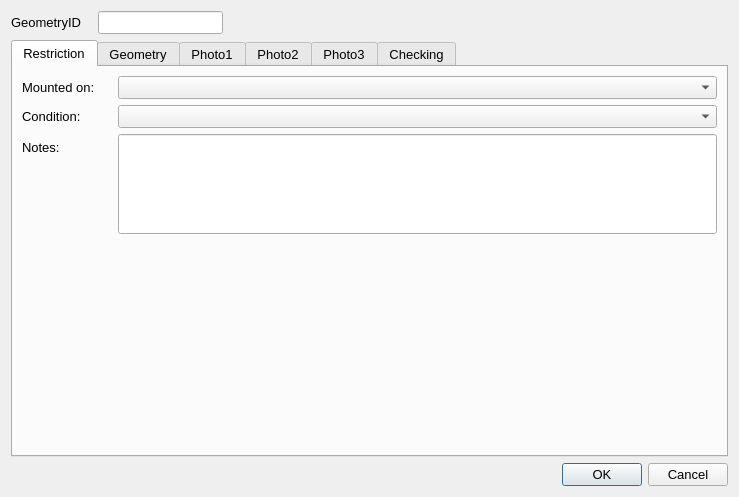
<?xml version="1.0" encoding="UTF-8"?>
<ui version="4.0">
 <class>Dialog</class>
 <widget class="QDialog" name="Dialog">
  <property name="geometry">
   <rect>
    <x>0</x>
    <y>0</y>
    <width>739</width>
    <height>497</height>
   </rect>
  </property>
  <property name="sizePolicy">
   <sizepolicy hsizetype="Fixed" vsizetype="Fixed">
    <horstretch>0</horstretch>
    <verstretch>0</verstretch>
   </sizepolicy>
  </property>
  <property name="maximumSize">
   <size>
    <width>750</width>
    <height>550</height>
   </size>
  </property>
  <property name="font">
   <font>
    <pointsize>10</pointsize>
   </font>
  </property>
  <property name="windowTitle">
   <string>Dialog</string>
  </property>
  <layout class="QGridLayout" name="gridLayout">
   <item row="2" column="2">
    <widget class="QDialogButtonBox" name="button_box">
     <property name="orientation">
      <enum>Qt::Horizontal</enum>
     </property>
     <property name="standardButtons">
      <set>QDialogButtonBox::Cancel|QDialogButtonBox::Ok</set>
     </property>
    </widget>
   </item>
   <item row="0" column="1">
    <widget class="QLineEdit" name="GeometryID">
     <property name="sizePolicy">
      <sizepolicy hsizetype="Preferred" vsizetype="Preferred">
       <horstretch>0</horstretch>
       <verstretch>0</verstretch>
      </sizepolicy>
     </property>
     <property name="font">
      <font>
       <pointsize>10</pointsize>
      </font>
     </property>
     <property name="inputMask">
      <string/>
     </property>
     <property name="readOnly">
      <bool>true</bool>
     </property>
     <property name="placeholderText">
      <string/>
     </property>
    </widget>
   </item>
   <item row="1" column="0" colspan="3">
    <widget class="QTabWidget" name="Details">
     <property name="sizePolicy">
      <sizepolicy hsizetype="Expanding" vsizetype="Expanding">
       <horstretch>0</horstretch>
       <verstretch>0</verstretch>
      </sizepolicy>
     </property>
     <property name="minimumSize">
      <size>
       <width>0</width>
       <height>0</height>
      </size>
     </property>
     <property name="font">
      <font>
       <pointsize>10</pointsize>
      </font>
     </property>
     <property name="cursor">
      <cursorShape>IBeamCursor</cursorShape>
     </property>
     <property name="mouseTracking">
      <bool>true</bool>
     </property>
     <property name="acceptDrops">
      <bool>true</bool>
     </property>
     <property name="currentIndex">
      <number>0</number>
     </property>
     <widget class="QWidget" name="RestrictionDetails">
      <property name="focusPolicy">
       <enum>Qt::NoFocus</enum>
      </property>
      <attribute name="title">
       <string>Restriction</string>
      </attribute>
      <layout class="QFormLayout" name="formLayout">
       <property name="fieldGrowthPolicy">
        <enum>QFormLayout::AllNonFixedFieldsGrow</enum>
       </property>
       <item row="2" column="0">
        <widget class="QLabel" name="label_7">
         <property name="text">
          <string>Mounted on:</string>
         </property>
        </widget>
       </item>
       <item row="2" column="1">
        <widget class="QComboBox" name="EV_ChargingPointTypeID"/>
       </item>
       <item row="3" column="0">
        <widget class="QLabel" name="lbl_Condition">
         <property name="minimumSize">
          <size>
           <width>90</width>
           <height>16</height>
          </size>
         </property>
         <property name="font">
          <font>
           <pointsize>10</pointsize>
          </font>
         </property>
         <property name="text">
          <string>Condition:</string>
         </property>
        </widget>
       </item>
       <item row="3" column="1">
        <widget class="QComboBox" name="AssetConditionTypeID"/>
       </item>
       <item row="7" column="0">
        <widget class="QLabel" name="lbl_Notes">
         <property name="text">
          <string>Notes:</string>
         </property>
        </widget>
       </item>
       <item row="7" column="1">
        <widget class="QLineEdit" name="Notes">
         <property name="minimumSize">
          <size>
           <width>0</width>
           <height>100</height>
          </size>
         </property>
         <property name="alignment">
          <set>Qt::AlignLeading|Qt::AlignLeft|Qt::AlignTop</set>
         </property>
        </widget>
       </item>
      </layout>
     </widget>
     <widget class="QWidget" name="Geometry">
      <attribute name="title">
       <string>Geometry</string>
      </attribute>
      <layout class="QFormLayout" name="formLayout_2">
       <property name="fieldGrowthPolicy">
        <enum>QFormLayout::AllNonFixedFieldsGrow</enum>
       </property>
       <item row="0" column="0">
        <widget class="QLabel" name="lbl_RoadName">
         <property name="minimumSize">
          <size>
           <width>90</width>
           <height>16</height>
          </size>
         </property>
         <property name="font">
          <font>
           <pointsize>10</pointsize>
          </font>
         </property>
         <property name="text">
          <string>Road Name:</string>
         </property>
        </widget>
       </item>
       <item row="0" column="1">
        <widget class="QLineEdit" name="RoadName"/>
       </item>
       <item row="1" column="0">
        <widget class="QLabel" name="lbl_USRN">
         <property name="minimumSize">
          <size>
           <width>90</width>
           <height>16</height>
          </size>
         </property>
         <property name="font">
          <font>
           <pointsize>10</pointsize>
          </font>
         </property>
         <property name="text">
          <string>USRN:</string>
         </property>
        </widget>
       </item>
       <item row="1" column="1">
        <widget class="QLineEdit" name="USRN"/>
       </item>
       <item row="3" column="1">
        <spacer name="verticalSpacer">
         <property name="orientation">
          <enum>Qt::Vertical</enum>
         </property>
         <property name="sizeHint" stdset="0">
          <size>
           <width>20</width>
           <height>40</height>
          </size>
         </property>
        </spacer>
       </item>
       <item row="4" column="0">
        <widget class="QLabel" name="label_8">
         <property name="text">
          <string>Last Update Date:</string>
         </property>
        </widget>
       </item>
       <item row="4" column="1">
        <widget class="QDateTimeEdit" name="Signs_DateTime">
         <property name="readOnly">
          <bool>true</bool>
         </property>
        </widget>
       </item>
       <item row="5" column="0">
        <widget class="QLabel" name="label_2">
         <property name="text">
          <string>Last Changed By:</string>
         </property>
        </widget>
       </item>
       <item row="5" column="1">
        <widget class="QLineEdit" name="Surveyor"/>
       </item>
       <item row="6" column="0">
        <widget class="QLabel" name="label_9">
         <property name="text">
          <string>RestrictionID:</string>
         </property>
        </widget>
       </item>
       <item row="6" column="1">
        <widget class="QLineEdit" name="RestrictionID"/>
       </item>
      </layout>
     </widget>
     <widget class="QWidget" name="PhotoTab_01">
      <attribute name="title">
       <string>Photo1</string>
      </attribute>
      <layout class="QGridLayout" name="gridLayout_2">
       <item row="1" column="0">
        <widget class="QPushButton" name="startCamera1">
         <property name="maximumSize">
          <size>
           <width>150</width>
           <height>16777215</height>
          </size>
         </property>
         <property name="text">
          <string>open Camera</string>
         </property>
         <property name="icon">
          <iconset>
           <normaloff>../../../../PC18-26 Carnegie Library Lambeth/Mapping/Templates/camara_foto.png</normaloff>../../../../PC18-26 Carnegie Library Lambeth/Mapping/Templates/camara_foto.png</iconset>
         </property>
         <property name="checkable">
          <bool>true</bool>
         </property>
         <property name="autoDefault">
          <bool>false</bool>
         </property>
         <property name="default">
          <bool>false</bool>
         </property>
        </widget>
       </item>
       <item row="1" column="2">
        <widget class="QPushButton" name="getPhoto1">
         <property name="maximumSize">
          <size>
           <width>150</width>
           <height>16777215</height>
          </size>
         </property>
         <property name="text">
          <string>take Photo</string>
         </property>
         <property name="icon">
          <iconset>
           <normaloff>../../../../PC18-26 Carnegie Library Lambeth/Mapping/Templates/take-photo-icon-21.jpg</normaloff>../../../../PC18-26 Carnegie Library Lambeth/Mapping/Templates/take-photo-icon-21.jpg</iconset>
         </property>
         <property name="checkable">
          <bool>false</bool>
         </property>
         <property name="autoDefault">
          <bool>false</bool>
         </property>
        </widget>
       </item>
       <item row="0" column="0">
        <widget class="QLabel" name="Photo_Widget_01">
         <property name="sizePolicy">
          <sizepolicy hsizetype="Fixed" vsizetype="Fixed">
           <horstretch>0</horstretch>
           <verstretch>0</verstretch>
          </sizepolicy>
         </property>
         <property name="maximumSize">
          <size>
           <width>640</width>
           <height>480</height>
          </size>
         </property>
         <property name="autoFillBackground">
          <bool>true</bool>
         </property>
         <property name="text">
          <string>No photo</string>
         </property>
        </widget>
       </item>
      </layout>
     </widget>
     <widget class="QWidget" name="PhotoTab_02">
      <attribute name="title">
       <string>Photo2</string>
      </attribute>
      <layout class="QGridLayout" name="gridLayout_4">
       <item row="0" column="0">
        <widget class="QLabel" name="Photo_Widget_02">
         <property name="sizePolicy">
          <sizepolicy hsizetype="Fixed" vsizetype="Fixed">
           <horstretch>0</horstretch>
           <verstretch>0</verstretch>
          </sizepolicy>
         </property>
         <property name="maximumSize">
          <size>
           <width>640</width>
           <height>480</height>
          </size>
         </property>
         <property name="autoFillBackground">
          <bool>true</bool>
         </property>
         <property name="text">
          <string>No photo</string>
         </property>
        </widget>
       </item>
       <item row="1" column="0">
        <widget class="QPushButton" name="startCamera2">
         <property name="maximumSize">
          <size>
           <width>150</width>
           <height>16777215</height>
          </size>
         </property>
         <property name="text">
          <string>open Camera</string>
         </property>
         <property name="icon">
          <iconset>
           <normaloff>../../../../PC18-26 Carnegie Library Lambeth/Mapping/Templates/camara_foto.png</normaloff>../../../../PC18-26 Carnegie Library Lambeth/Mapping/Templates/camara_foto.png</iconset>
         </property>
         <property name="checkable">
          <bool>true</bool>
         </property>
         <property name="autoDefault">
          <bool>false</bool>
         </property>
         <property name="default">
          <bool>false</bool>
         </property>
        </widget>
       </item>
       <item row="1" column="1">
        <widget class="QPushButton" name="getPhoto2">
         <property name="maximumSize">
          <size>
           <width>150</width>
           <height>16777215</height>
          </size>
         </property>
         <property name="text">
          <string>take Photo</string>
         </property>
         <property name="icon">
          <iconset>
           <normaloff>../../../../PC18-26 Carnegie Library Lambeth/Mapping/Templates/take-photo-icon-21.jpg</normaloff>../../../../PC18-26 Carnegie Library Lambeth/Mapping/Templates/take-photo-icon-21.jpg</iconset>
         </property>
         <property name="checkable">
          <bool>false</bool>
         </property>
         <property name="autoDefault">
          <bool>false</bool>
         </property>
        </widget>
       </item>
      </layout>
     </widget>
     <widget class="QWidget" name="PhotoTab_03">
      <attribute name="title">
       <string>Photo3</string>
      </attribute>
      <layout class="QGridLayout" name="gridLayout_3">
       <item row="0" column="0">
        <widget class="QLabel" name="Photo_Widget_03">
         <property name="autoFillBackground">
          <bool>true</bool>
         </property>
         <property name="text">
          <string>No photo</string>
         </property>
        </widget>
       </item>
       <item row="1" column="2">
        <widget class="QPushButton" name="getPhoto3">
         <property name="maximumSize">
          <size>
           <width>150</width>
           <height>16777215</height>
          </size>
         </property>
         <property name="text">
          <string>take Photo</string>
         </property>
         <property name="icon">
          <iconset>
           <normaloff>../../../../PC18-26 Carnegie Library Lambeth/Mapping/Templates/take-photo-icon-21.jpg</normaloff>../../../../PC18-26 Carnegie Library Lambeth/Mapping/Templates/take-photo-icon-21.jpg</iconset>
         </property>
         <property name="checkable">
          <bool>false</bool>
         </property>
         <property name="autoDefault">
          <bool>false</bool>
         </property>
        </widget>
       </item>
       <item row="1" column="0">
        <widget class="QPushButton" name="startCamera3">
         <property name="maximumSize">
          <size>
           <width>150</width>
           <height>16777215</height>
          </size>
         </property>
         <property name="text">
          <string>open Camera</string>
         </property>
         <property name="icon">
          <iconset>
           <normaloff>../../../../PC18-26 Carnegie Library Lambeth/Mapping/Templates/camara_foto.png</normaloff>../../../../PC18-26 Carnegie Library Lambeth/Mapping/Templates/camara_foto.png</iconset>
         </property>
         <property name="checkable">
          <bool>true</bool>
         </property>
         <property name="autoDefault">
          <bool>false</bool>
         </property>
         <property name="default">
          <bool>false</bool>
         </property>
        </widget>
       </item>
      </layout>
     </widget>
     <widget class="QWidget" name="checkingTab">
      <attribute name="title">
       <string>Checking</string>
      </attribute>
      <layout class="QFormLayout" name="formLayout_3">
       <item row="1" column="0">
        <widget class="QLabel" name="label_4">
         <property name="text">
          <string>Check Notes:</string>
         </property>
        </widget>
       </item>
       <item row="1" column="1">
        <widget class="QTextEdit" name="MHTC_CheckNotes"/>
       </item>
       <item row="0" column="0">
        <widget class="QLabel" name="label_5">
         <property name="text">
          <string>Check issue type:</string>
         </property>
        </widget>
       </item>
       <item row="0" column="1">
        <widget class="QComboBox" name="MHTC_CheckIssueTypeID"/>
       </item>
       <item row="3" column="0">
        <widget class="QCheckBox" name="FieldCheckCompleted">
         <property name="text">
          <string>Field check completed</string>
         </property>
        </widget>
       </item>
       <item row="2" column="0">
        <spacer name="verticalSpacer_2">
         <property name="orientation">
          <enum>Qt::Vertical</enum>
         </property>
         <property name="sizeHint" stdset="0">
          <size>
           <width>20</width>
           <height>20</height>
          </size>
         </property>
        </spacer>
       </item>
      </layout>
     </widget>
    </widget>
   </item>
   <item row="0" column="0">
    <widget class="QLabel" name="label">
     <property name="minimumSize">
      <size>
       <width>81</width>
       <height>16</height>
      </size>
     </property>
     <property name="font">
      <font>
       <pointsize>10</pointsize>
      </font>
     </property>
     <property name="text">
      <string>GeometryID</string>
     </property>
    </widget>
   </item>
  </layout>
 </widget>
 <resources/>
 <connections>
  <connection>
   <sender>button_box</sender>
   <signal>accepted()</signal>
   <receiver>Dialog</receiver>
   <slot>accept()</slot>
   <hints>
    <hint type="sourcelabel">
     <x>248</x>
     <y>254</y>
    </hint>
    <hint type="destinationlabel">
     <x>157</x>
     <y>274</y>
    </hint>
   </hints>
  </connection>
  <connection>
   <sender>button_box</sender>
   <signal>rejected()</signal>
   <receiver>Dialog</receiver>
   <slot>reject()</slot>
   <hints>
    <hint type="sourcelabel">
     <x>316</x>
     <y>260</y>
    </hint>
    <hint type="destinationlabel">
     <x>286</x>
     <y>274</y>
    </hint>
   </hints>
  </connection>
 </connections>
</ui>
